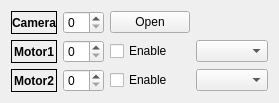
             <widget class="QWidget" name="tab_13">
              <attribute name="title">
               <string>COM Select</string>
              </attribute>
              <layout class="QGridLayout" name="gridLayout_13">
               <item row="1" column="0">
                <widget class="QLabel" name="label_Motor1">
                 <property name="font">
                  <font>
                   <weight>75</weight>
                   <bold>true</bold>
                  </font>
                 </property>
                 <property name="acceptDrops">
                  <bool>false</bool>
                 </property>
                 <property name="frameShape">
                  <enum>QFrame::Box</enum>
                 </property>
                 <property name="frameShadow">
                  <enum>QFrame::Plain</enum>
                 </property>
                 <property name="lineWidth">
                  <number>1</number>
                 </property>
                 <property name="text">
                  <string>Motor1</string>
                 </property>
                 <property name="alignment">
                  <set>Qt::AlignCenter</set>
                 </property>
                </widget>
               </item>
               <item row="0" column="2">
                <widget class="QPushButton" name="pushButton_camera">
                 <property name="text">
                  <string>Open</string>
                 </property>
                </widget>
               </item>
               <item row="2" column="0">
                <widget class="QLabel" name="label_Motor2">
                 <property name="font">
                  <font>
                   <weight>75</weight>
                   <bold>true</bold>
                  </font>
                 </property>
                 <property name="acceptDrops">
                  <bool>false</bool>
                 </property>
                 <property name="frameShape">
                  <enum>QFrame::Box</enum>
                 </property>
                 <property name="frameShadow">
                  <enum>QFrame::Plain</enum>
                 </property>
                 <property name="lineWidth">
                  <number>1</number>
                 </property>
                 <property name="text">
                  <string>Motor2</string>
                 </property>
                 <property name="alignment">
                  <set>Qt::AlignCenter</set>
                 </property>
                </widget>
               </item>
               <item row="1" column="3">
                <widget class="QComboBox" name="comboBox">
                 <property name="editable">
                  <bool>false</bool>
                 </property>
                 <property name="currentText">
                  <string/>
                 </property>
                </widget>
               </item>
               <item row="2" column="3">
                <widget class="QComboBox" name="comboBox_2"/>
               </item>
               <item row="1" column="2">
                <widget class="QCheckBox" name="checkBox_Motor1">
                 <property name="text">
                  <string>Enable</string>
                 </property>
                </widget>
               </item>
               <item row="2" column="2">
                <widget class="QCheckBox" name="checkBox_Motor2">
                 <property name="text">
                  <string>Enable</string>
                 </property>
                </widget>
               </item>
               <item row="2" column="1">
                <widget class="QSpinBox" name="spinBox_Motor2_select"/>
               </item>
               <item row="1" column="1">
                <widget class="QSpinBox" name="spinBox_Motor1_select"/>
               </item>
               <item row="0" column="1">
                <widget class="QSpinBox" name="spinBox_Camera_select"/>
               </item>
               <item row="0" column="0">
                <widget class="QLabel" name="label_Motor1_2">
                 <property name="font">
                  <font>
                   <weight>75</weight>
                   <bold>true</bold>
                  </font>
                 </property>
                 <property name="acceptDrops">
                  <bool>false</bool>
                 </property>
                 <property name="frameShape">
                  <enum>QFrame::Box</enum>
                 </property>
                 <property name="frameShadow">
                  <enum>QFrame::Plain</enum>
                 </property>
                 <property name="lineWidth">
                  <number>1</number>
                 </property>
                 <property name="text">
                  <string>Camera</string>
                 </property>
                 <property name="alignment">
                  <set>Qt::AlignCenter</set>
                 </property>
                </widget>
               </item>
              </layout>
             </widget>
